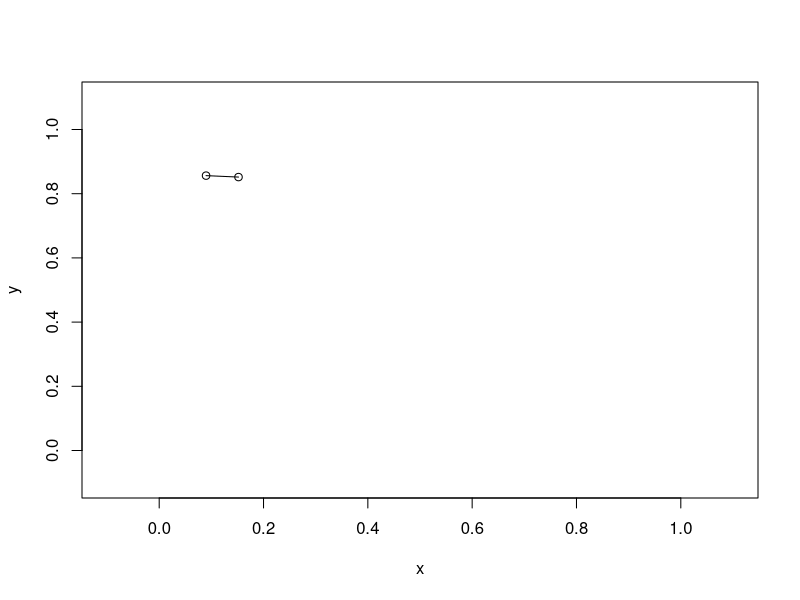
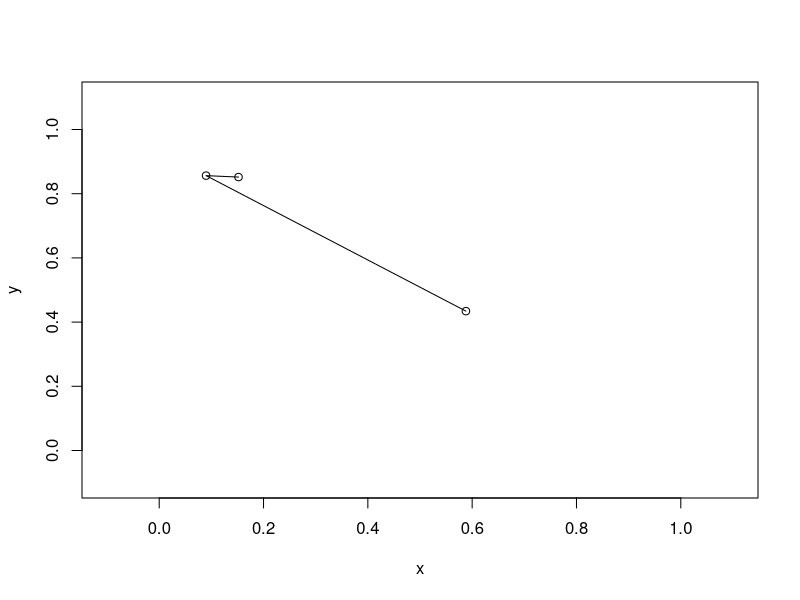
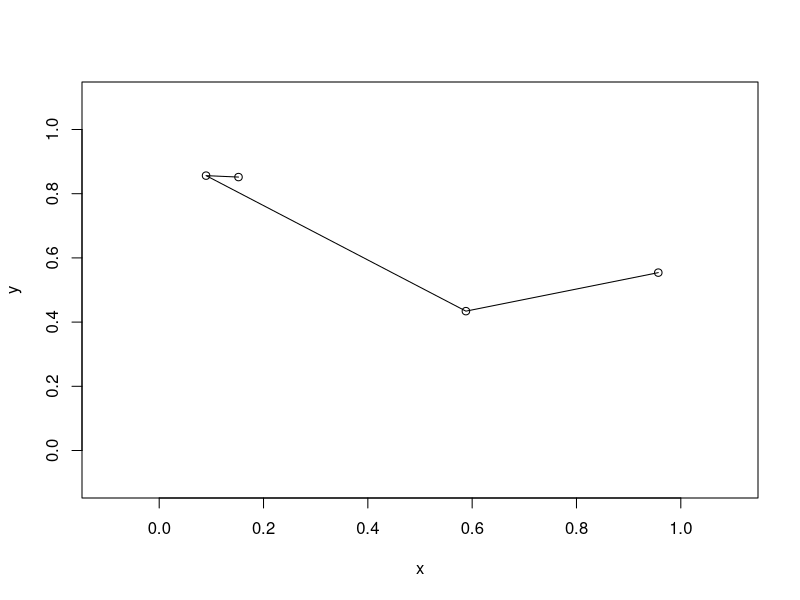
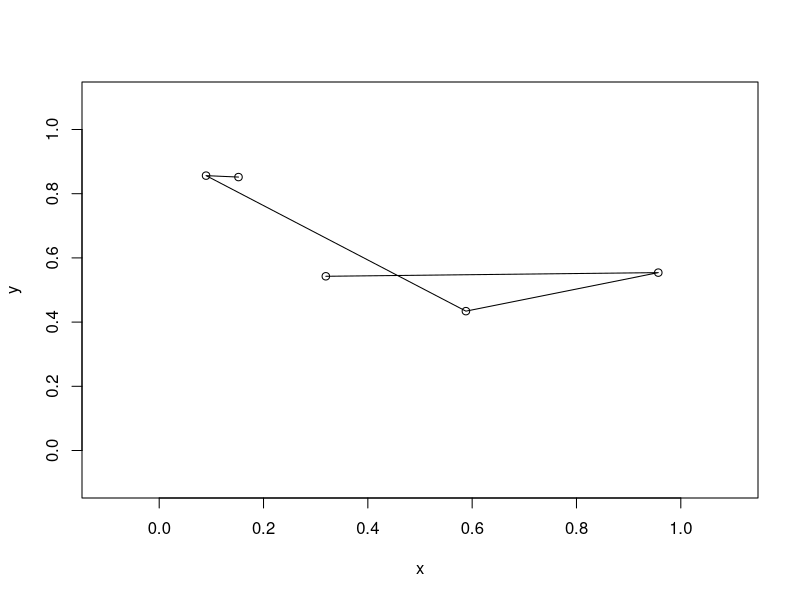
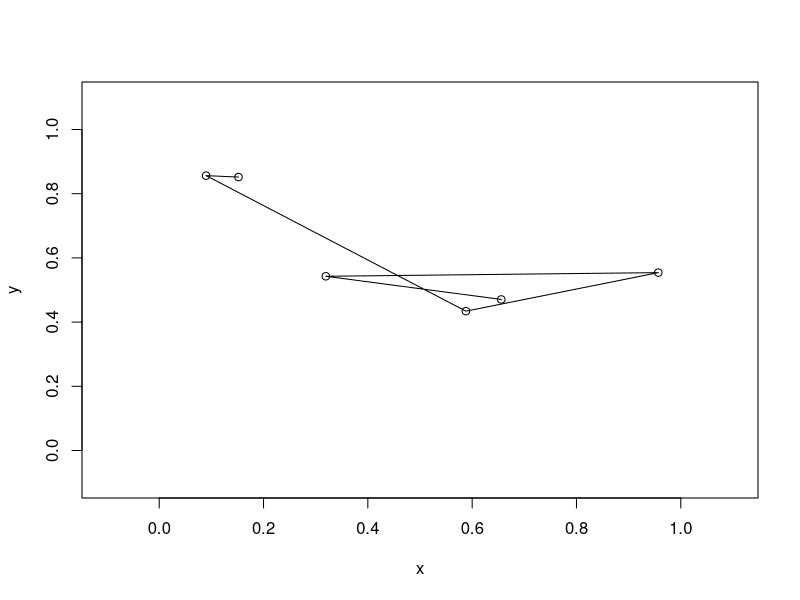
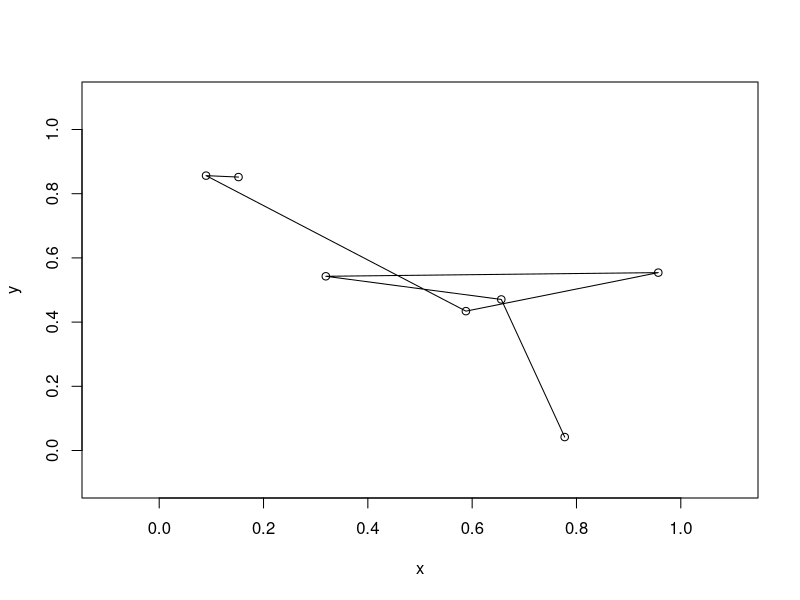
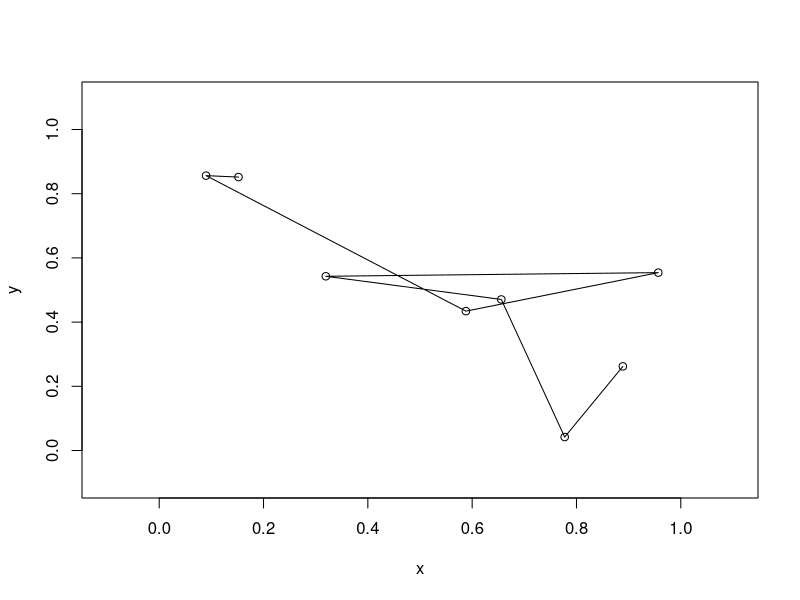
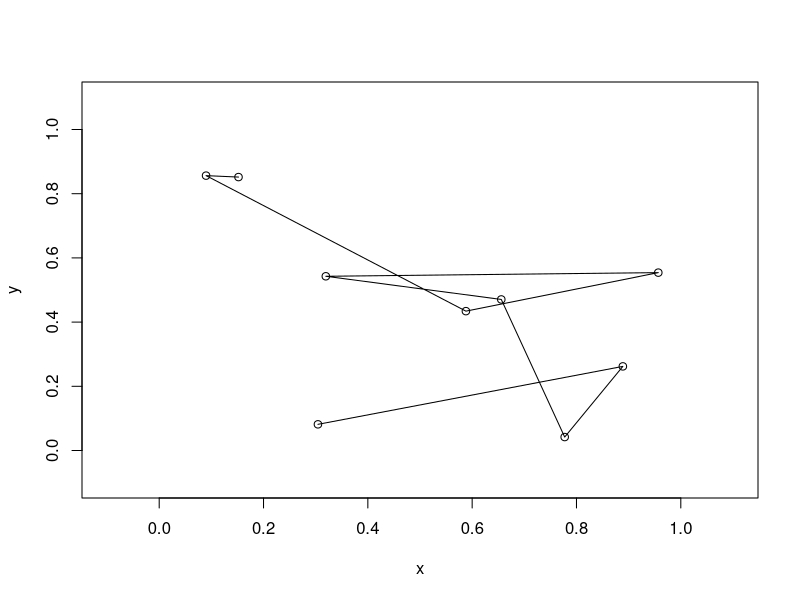

Generate these figures, in order, with R:
x = runif(1)
y = runif(1)
for (age in 0:9) {
    x = c(x, runif(1))
    y = c(y, runif(1))
    tiempo = paste("Age", age)
    png(paste("demo_", age, ".png", sep=""))
    plot(x, y, xlim = c(-0.1, 1.1), ylim = c(-0.1, 1.1))
    lines(x, y)
    graphics.off()
}
d = read.csv('demo.txt', sep=' ', header=FALSE)
names(d) = c('x', 'y')
for (age in 1:dim(d)[1]) {
    x = d$x[1:age]
    y = d$y[1:age]
    tiempo = paste("(from file) Age", age)
    png(paste("fdemo_", age, ".png", sep=""))
    plot(x, y, xlim = c(-0.1, 1.1), ylim = c(-0.1, 1.1))
    lines(x, y)
    graphics.off()
}
